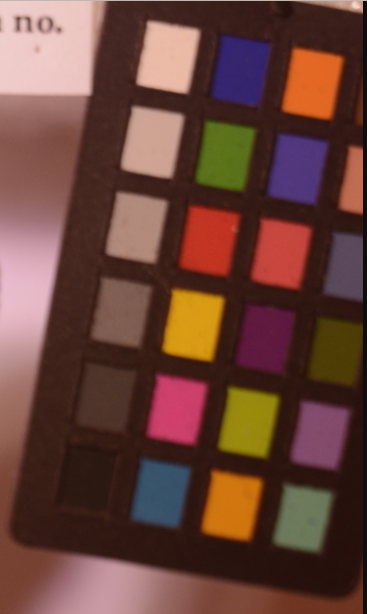
#> input picture input/crop.png, 367 x 614 px; the run also reads 1 picture not shown here
$ jupyter execute --allow-errors Trial.ipynb
#> lines starting #> are read from the running program, lines starting #| are printed output that depends on the picture
[cell 1]
#color detection tool from github:
# https://github.com/colour-science/colour-checker-detection/blob/master/colour_checker_detection/examples/examples_detection.ipynb
import cv2
import glob
import matplotlib.pyplot as plt
import numpy as np
import os

import colour

from colour_checker_detection import (
    ROOT_RESOURCES_EXAMPLES,
    SETTINGS_SEGMENTATION_COLORCHECKER_CLASSIC,
    colour_checkers_coordinates_segmentation,
    detect_colour_checkers_segmentation)
from colour_checker_detection.detection.segmentation import (
    adjust_image)

colour.plotting.colour_style()
#> (this line was passed over: colour is not available in this run)

#colour.utilities.describe_environment()

ROOT_RESOURCES_EXAMPLES="./input/4.May/"

COLOUR_CHECKER_IMAGE_PATHS = glob.glob(

    os.path.join(ROOT_RESOURCES_EXAMPLES, '*.png'))

print(COLOUR_CHECKER_IMAGE_PATHS)

#> (the rest of this cell did not finish here and is left out)

[cell 2]
#gets edges from the image, from github
COLOUR_CHECKER_IMAGE_PATHS
i=0
#> (the rest of this cell did not finish here and is left out)

[cell 3]
#modified INPUT crop color checker image pixel values each

import numpy as np
from PIL import Image, ImageDraw

image = Image.open('./input/crop.png')
#> image is the input picture: PIL image 367x614 RGBA; mean R, G, B, A 105, 67.3, 57.5, 255

pixels_cropped=((170, 60),(240,70),(310,80),
       (150, 150),(220,160),(290,170),(350,180),
       (140, 230),(210,240),(280,250),(340,260),
       (120, 320),(190,330),(270,340),(330,350),
       (110, 400),(180,410),(250,420),(320,430),
       (90, 480),(160,490),(230,500),(300,510))

input_array=[]
input_red_array=[]
input_green_array=[]
input_blue_array=[]

for i in range(23):
    pixel_value = image.getpixel(pixels_cropped[i])
    rgb_value=[pixel_value[0],pixel_value[1],pixel_value[2]]
    input_red_array.append([pixel_value[0]])
    input_green_array.append([pixel_value[1]])
    input_blue_array.append([pixel_value[2]])
    input_array.append(rgb_value)

    # Draw a white point on the pixel
    draw = ImageDraw.Draw(image)
    draw.point(pixels_cropped[i], fill=(255, 255, 255))  # (255, 255, 255) is white
    del draw
#> this loop made 23 passes
#> pixel_value on passes 1 to 12: (234, 186, 164, 255), (53, 37, 111, 255), (226, 103, 36, 255), (206, 163, 146, 255), (92, 116, 28, 255), (81, 55, 124, 255), (187, 106, 80, 255), (178, 139, 124, 255), (191, 50, 32, 255), (199, 70, 59, 255), (90, 73, 91, 255), (131, 96, 83, 255)
#> after the loop, input_array = 23 items, first 6: [234, 186, 164], [53, 37, 111], [226, 103, 36], [206, 163, 146], [92, 116, 28], [81, 55, 124]; input_blue_array = [[164], [111], [36], [146], [28], [124], [80], [124], [32], [59], [91], [83], [19], [62], [4], [42], [108], [11], [106], [17], [107], [14], [94]]; input_green_array = [[186], [37], [103], [163], [116], [55], [106], [139], [50], [70], [73], [96], [156], [25], [60], [53], [65], [138], [76], [24], [82], [119], [123]]; input_red_array = [[234], [53], [226], [206], [92], [81], [187], [178], [191], [199], [90], [131], [218], [95], [77], [80], [206], [153], [132], [41], [56], [210], [111]]

image.save('modified_crop_example.png')
#This have to change according to input data

[cell 4]
# Trying to allign!

import numpy as np

#img1 = cv2.imread('./input/4.May/edge_138877_VR.png')
#img2 = cv2.imread('./input/4.May/edge_whole_color_checker.png')
#path = './output/edge_whole_color_checker_edge_138877_VR_matches.npz'

img1 = cv2.imread('./input/4.May/138877_VR.JPG')
img2 = cv2.imread('./input/4.May/whole_color_checker.png')
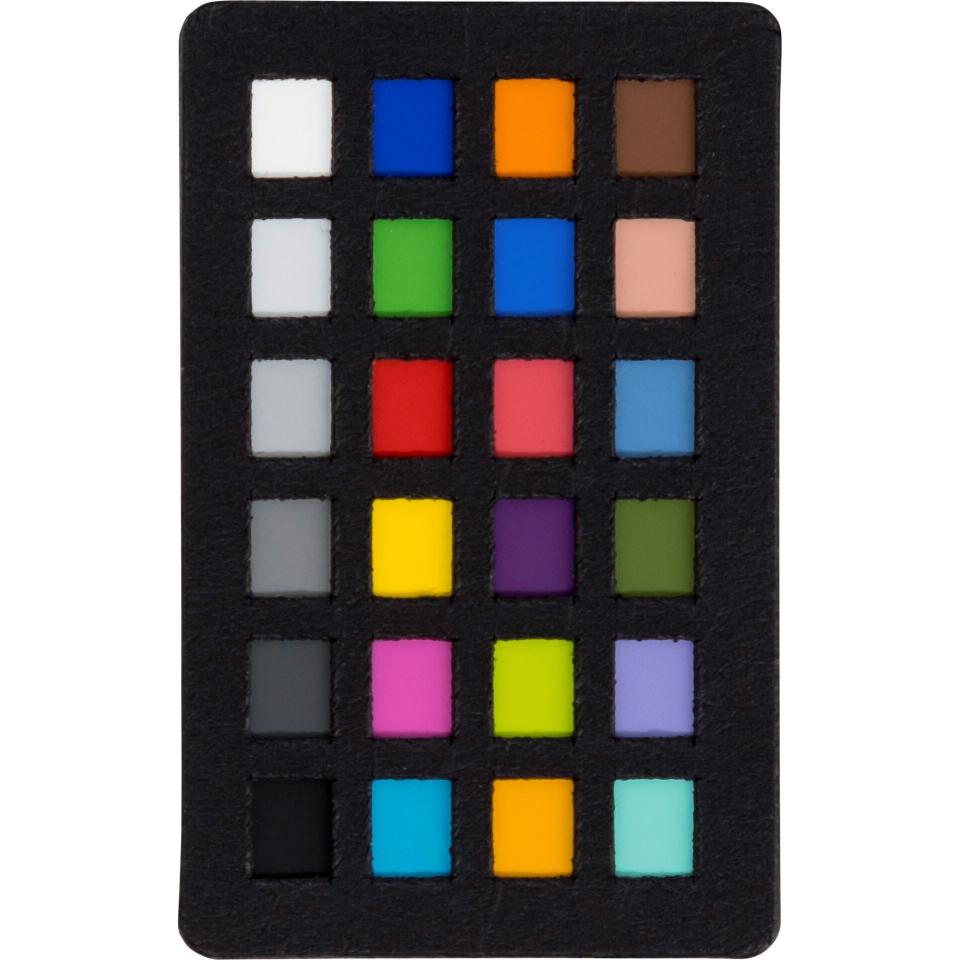
#> input picture input/4.May/whole_color_checker.png, 1920 x 1920 px (shown at 1/2 size)
#> img2 is the input picture: shape (1920, 1920, 3); mean B, G, R 130.5, 131.8, 134.9
path = './output/whole_color_checker_138877_VR_matches.npz'

npz = np.load(path)
#> (reads output/whole_color_checker_138877_VR_matches.npz from the repository)
print(np.sum(npz['matches']>-1))
print(npz['keypoints0'].shape)
print(npz['keypoints1'].shape)
print(npz['matches'].shape)

pt_src=np.empty((0, 2))
pt_dst=np.empty((0, 2))
for i in range(npz['matches'].shape[0]):
    if npz['matches'][i] > -1:
        point=np.asarray(list(npz['keypoints0'][i])).reshape((1,2))
        pt_src=np.append(pt_src,point,axis=0)
        point=np.asarray(list(npz['keypoints1'][npz['matches'][i]])).reshape((1,2))
        pt_dst=np.append(pt_dst,point,axis=0)

print("source:",pt_src.shape)
print("destination:",pt_dst.shape)
H, _ = cv2.findHomography(pt_src, pt_dst, cv2.RANSAC)
#> (the rest of this cell did not finish here and is left out)

[cell 5]
#TARGET color checker image pixel values each

from matplotlib import image
from matplotlib import pyplot as plt
# to read the image stored in the working directory
data = cv2.imread('./input/whole_color_checker.png')
image = Image.open('./input/whole_color_checker.png')
#> image: PIL image 1920x1920 RGB

pixels_in_full=((570, 200),(830,200),(1060,200),
       (570, 540),(830,540),(1060,540),(1310,540),
       (570, 840),(830,840),(1060,840),(1310,840),
       (570, 1080),(830,1080),(1060,1080),(1310,1080),
       (570, 1340),(830,1340),(1060,1340),(1310,1340),
       (570, 1640),(830,1640),(1060,1640),(1310,1640))

target_array=[]
target_red_array=[]
target_green_array=[]
target_blue_array=[]
for i in range(23):
    pixel_value =  image.getpixel(pixels_in_full[i])
    rgb_value=[pixel_value[0],pixel_value[1],pixel_value[2]]
    target_red_array.append([pixel_value[0]])
    target_green_array.append([pixel_value[1]])
    target_blue_array.append([pixel_value[2]])
    target_array.append(rgb_value)

    plt.plot(pixels_in_full[i][0], pixels_in_full[i][1], marker='v', color="white")
#> this loop made 23 passes
#> rgb_value on passes 1 to 12: [239, 239, 239], [0, 59, 179], [251, 133, 1], [218, 219, 224], [74, 170, 45], [9, 99, 209], [224, 166, 146], [180, 185, 189], [210, 32, 28], [228, 76, 88], [76, 136, 188], [130, 131, 135]
#> after the loop, target_array = 23 items, first 6: [239, 239, 239], [0, 59, 179], [251, 133, 1], [218, 219, 224], [74, 170, 45], [9, 99, 209]; target_blue_array = [[239], [179], [1], [224], [45], [209], [146], [189], [28], [88], [188], [135], [0], [103], [43], [77], [174], [0], [209], [25], [212], [1], [206]]; target_green_array = [[239], [59], [133], [219], [170], [99], [166], [185], [32], [76], [136], [131], [208], [43], [105], [73], [79], [207], [143], [23], [170], [169], [212]]; target_red_array = [[239], [0], [251], [218], [74], [9], [224], [180], [210], [228], [76], [130], [254], [84], [87], [68], [223], [193], [144], [23], [3], [252], [130]]

plt.imshow(data)
#plt.show()
plt.savefig('modified_full_example.png')
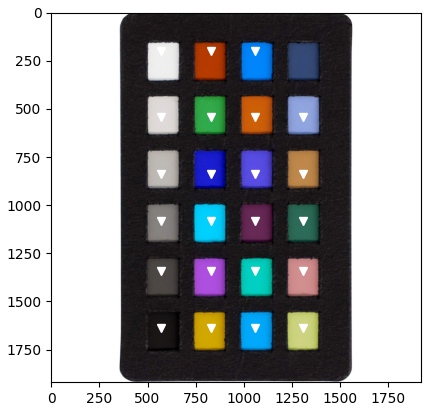
#> figure drawn by matplotlib, 1 panel; B, G, R data is drawn as R, G, B

#This does not have to change

[cell 6]
# Turn into TENSOR the images
import torch
import torch.nn as nn
import torch.optim as optim
import numpy as np
# Trying different regression model
from sklearn.linear_model import LinearRegression, RANSACRegressor
from sklearn import linear_model

def return_model(np_input,np_target):

    inputs = np.array(np_input)
#> inputs = 23 values, max 234 at index 0, min 41 at index 19, mean 141.2
    targets = np.array(np_target)
#> targets = 23 values, max 254 at index 12, min 0 at index 1, mean 143.5

    # Convert the data to PyTorch tensors
    inputs = torch.from_numpy(inputs).float()
    targets = torch.from_numpy(targets).float()

    ransac = RANSACRegressor(base_estimator=LinearRegression(), max_trials=1000)
    ransac.fit(inputs, targets)
    print("ransac score:")
    print(ransac.score(inputs, targets))
    print("linear regression:")
    reg = linear_model.LinearRegression()
    reg.fit(inputs, targets)
    print(reg.score(inputs, targets))

    for i in range(1, 9):
        ridge = linear_model.Ridge(alpha=i*.5)
        ridge.fit(inputs, targets)
        #print(ridge.score(inputs, targets))

    #print("lassoModel")
    for i in range(1, 9):
        lassoModel = linear_model.Lasso(alpha = i * 0.25, tol = 0.0925)
        lassoModel.fit(inputs, targets)
        #print(lassoModel.score(inputs, targets))
    return reg

#> (a cell that did not finish here is left out)

[cell 8]
#Transforming image to actual color
import math

image = Image.open('./input/crop_1_30.jpg')
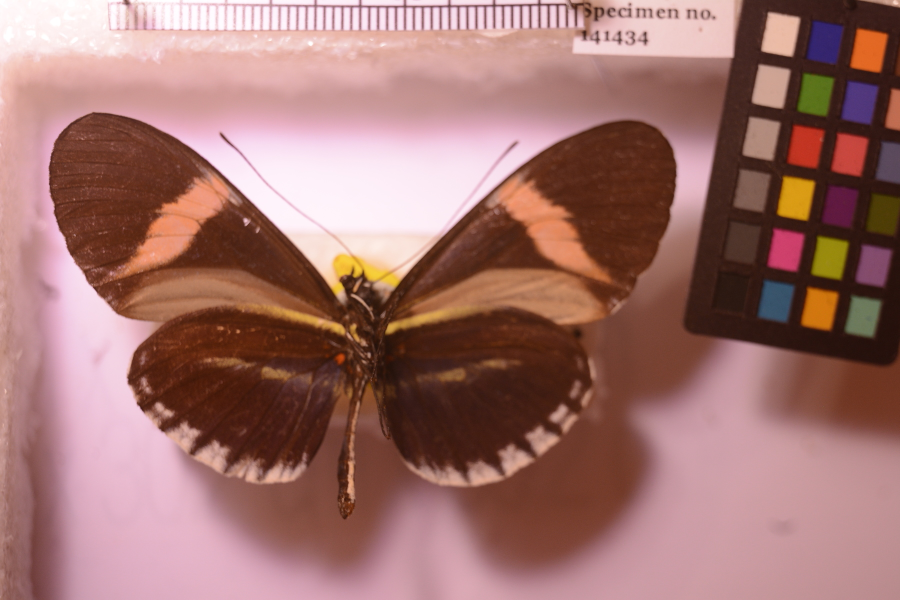
#> input picture input/crop_1_30.jpg, 1800 x 1200 px (shown at 1/2 size)
#> image is the input picture: PIL image 1800x1200 RGB; mean R, G, B 160.2, 115, 110.2
#image = Image.open('./input/crop.png')

# Get shape of image
width, height = image.size
#> width = 1800; height = 1200
print(width," ",height)
#| 1800   1200

#> (the rest of this cell did not finish here and is left out)
